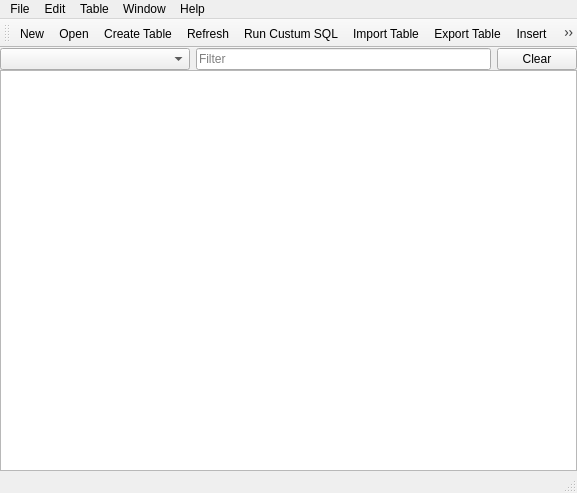
<?xml version="1.0" encoding="UTF-8"?>
<ui version="4.0">
 <class>MainWindow</class>
 <widget class="QMainWindow" name="MainWindow">
  <property name="geometry">
   <rect>
    <x>0</x>
    <y>0</y>
    <width>577</width>
    <height>493</height>
   </rect>
  </property>
  <property name="windowTitle">
   <string>MainWindow</string>
  </property>
  <property name="unifiedTitleAndToolBarOnMac">
   <bool>true</bool>
  </property>
  <widget class="QWidget" name="centralWidget">
   <layout class="QVBoxLayout" name="verticalLayout">
    <property name="spacing">
     <number>0</number>
    </property>
    <property name="margin">
     <number>0</number>
    </property>
    <item>
     <layout class="QHBoxLayout" name="horizontalLayout">
      <item>
       <widget class="QComboBox" name="tableSelect">
        <property name="statusTip">
         <string>Table Select</string>
        </property>
        <property name="sizeAdjustPolicy">
         <enum>QComboBox::AdjustToMinimumContentsLength</enum>
        </property>
        <property name="minimumContentsLength">
         <number>20</number>
        </property>
       </widget>
      </item>
      <item>
       <widget class="QLineEdit" name="sqlLine">
        <property name="toolTip">
         <string>SQL Where Statement</string>
        </property>
        <property name="statusTip">
         <string>SQL Where Statement</string>
        </property>
        <property name="placeholderText">
         <string>Filter</string>
        </property>
       </widget>
      </item>
      <item>
       <widget class="QPushButton" name="buttonClear">
        <property name="text">
         <string>Clear</string>
        </property>
       </widget>
      </item>
     </layout>
    </item>
    <item>
     <widget class="QTableView" name="tableView"/>
    </item>
   </layout>
  </widget>
  <widget class="QMenuBar" name="menuBar">
   <property name="geometry">
    <rect>
     <x>0</x>
     <y>0</y>
     <width>577</width>
     <height>22</height>
    </rect>
   </property>
   <widget class="QMenu" name="menuFile">
    <property name="title">
     <string>File</string>
    </property>
    <addaction name="actionNew"/>
    <addaction name="actionOpen"/>
    <addaction name="actionOpen_In_Memory_Database"/>
    <addaction name="separator"/>
    <addaction name="actionView_in_File_Manager"/>
    <addaction name="actionClose"/>
    <addaction name="actionQuit"/>
   </widget>
   <widget class="QMenu" name="menuTable">
    <property name="title">
     <string>Table</string>
    </property>
    <addaction name="actionCreateTable"/>
    <addaction name="actionImportTable"/>
    <addaction name="actionExport_Table"/>
    <addaction name="actionAttach_Database"/>
    <addaction name="separator"/>
    <addaction name="actionInsert"/>
    <addaction name="actionDelete"/>
    <addaction name="actionRefresh"/>
    <addaction name="actionRun_Custum_SQL"/>
    <addaction name="separator"/>
    <addaction name="actionCommit"/>
    <addaction name="actionRevert"/>
    <addaction name="separator"/>
    <addaction name="actionR_code_to_import"/>
   </widget>
   <widget class="QMenu" name="menuHelp">
    <property name="title">
     <string>Help</string>
    </property>
    <addaction name="actionAbout_Table_View"/>
    <addaction name="actionAbout_Qt"/>
    <addaction name="separator"/>
    <addaction name="actionGo_github"/>
   </widget>
   <widget class="QMenu" name="menuWindow">
    <property name="title">
     <string>Window</string>
    </property>
   </widget>
   <widget class="QMenu" name="menuEdit">
    <property name="title">
     <string>Edit</string>
    </property>
    <addaction name="actionCopy"/>
    <addaction name="separator"/>
    <addaction name="actionPreference"/>
   </widget>
   <addaction name="menuFile"/>
   <addaction name="menuEdit"/>
   <addaction name="menuTable"/>
   <addaction name="menuWindow"/>
   <addaction name="menuHelp"/>
  </widget>
  <widget class="QToolBar" name="mainToolBar">
   <attribute name="toolBarArea">
    <enum>TopToolBarArea</enum>
   </attribute>
   <attribute name="toolBarBreak">
    <bool>false</bool>
   </attribute>
   <addaction name="actionNew"/>
   <addaction name="actionOpen"/>
   <addaction name="actionCreateTable"/>
   <addaction name="actionRefresh"/>
   <addaction name="actionRun_Custum_SQL"/>
   <addaction name="actionImportTable"/>
   <addaction name="actionExport_Table"/>
   <addaction name="actionInsert"/>
   <addaction name="actionDelete"/>
   <addaction name="actionCommit"/>
   <addaction name="actionRevert"/>
  </widget>
  <widget class="QStatusBar" name="statusBar"/>
  <action name="actionOpen">
   <property name="icon">
    <iconset resource="resouces.qrc">
     <normaloff>:/rc/images/document-open.png</normaloff>:/rc/images/document-open.png</iconset>
   </property>
   <property name="text">
    <string>Open</string>
   </property>
   <property name="shortcut">
    <string>Ctrl+O</string>
   </property>
  </action>
  <action name="actionInsert">
   <property name="icon">
    <iconset resource="resouces.qrc">
     <normaloff>:/rc/images/list-add.png</normaloff>:/rc/images/list-add.png</iconset>
   </property>
   <property name="text">
    <string>Insert</string>
   </property>
  </action>
  <action name="actionDelete">
   <property name="icon">
    <iconset resource="resouces.qrc">
     <normaloff>:/rc/images/list-remove.png</normaloff>:/rc/images/list-remove.png</iconset>
   </property>
   <property name="text">
    <string>Delete</string>
   </property>
  </action>
  <action name="actionCommit">
   <property name="icon">
    <iconset resource="resouces.qrc">
     <normaloff>:/rc/images/document-save.png</normaloff>:/rc/images/document-save.png</iconset>
   </property>
   <property name="text">
    <string>Commit</string>
   </property>
  </action>
  <action name="actionQuit">
   <property name="text">
    <string>Quit</string>
   </property>
   <property name="shortcut">
    <string>Ctrl+Q</string>
   </property>
  </action>
  <action name="actionClose">
   <property name="text">
    <string>Close</string>
   </property>
   <property name="shortcut">
    <string>Ctrl+W</string>
   </property>
  </action>
  <action name="actionNew">
   <property name="icon">
    <iconset resource="resouces.qrc">
     <normaloff>:/rc/images/document-new.png</normaloff>:/rc/images/document-new.png</iconset>
   </property>
   <property name="text">
    <string>New</string>
   </property>
   <property name="shortcut">
    <string>Ctrl+N</string>
   </property>
  </action>
  <action name="actionCreateTable">
   <property name="icon">
    <iconset resource="resouces.qrc">
     <normaloff>:/rc/images/window-new.png</normaloff>:/rc/images/window-new.png</iconset>
   </property>
   <property name="text">
    <string>Create Table</string>
   </property>
  </action>
  <action name="actionAbout_Table_View">
   <property name="text">
    <string>About Table View</string>
   </property>
  </action>
  <action name="actionGo_github">
   <property name="text">
    <string>Go to github</string>
   </property>
  </action>
  <action name="actionImportTable">
   <property name="icon">
    <iconset resource="resouces.qrc">
     <normaloff>:/rc/images/toolbar/import.png</normaloff>:/rc/images/toolbar/import.png</iconset>
   </property>
   <property name="text">
    <string>Import Table</string>
   </property>
  </action>
  <action name="actionRevert">
   <property name="icon">
    <iconset resource="resouces.qrc">
     <normaloff>:/rc/images/edit-undo.png</normaloff>:/rc/images/edit-undo.png</iconset>
   </property>
   <property name="text">
    <string>Revert</string>
   </property>
  </action>
  <action name="actionAbout_Qt">
   <property name="text">
    <string>About Qt</string>
   </property>
  </action>
  <action name="actionRun_Custum_SQL">
   <property name="icon">
    <iconset resource="resouces.qrc">
     <normaloff>:/rc/images/utilities-terminal.png</normaloff>:/rc/images/utilities-terminal.png</iconset>
   </property>
   <property name="text">
    <string>Run Custum SQL</string>
   </property>
  </action>
  <action name="actionRefresh">
   <property name="icon">
    <iconset resource="resouces.qrc">
     <normaloff>:/rc/images/view-refresh.png</normaloff>:/rc/images/view-refresh.png</iconset>
   </property>
   <property name="text">
    <string>Refresh</string>
   </property>
  </action>
  <action name="actionExport_Table">
   <property name="icon">
    <iconset resource="resouces.qrc">
     <normaloff>:/rc/images/toolbar/export.png</normaloff>:/rc/images/toolbar/export.png</iconset>
   </property>
   <property name="text">
    <string>Export Table</string>
   </property>
  </action>
  <action name="actionOpen_In_Memory_Database">
   <property name="text">
    <string>Open In Memory Database</string>
   </property>
  </action>
  <action name="actionAttach_Database">
   <property name="text">
    <string>Attach Database</string>
   </property>
  </action>
  <action name="actionCopy">
   <property name="text">
    <string>Copy</string>
   </property>
   <property name="shortcut">
    <string>Ctrl+C</string>
   </property>
  </action>
  <action name="actionView_in_File_Manager">
   <property name="text">
    <string>Open File Location</string>
   </property>
  </action>
  <action name="actionPreference">
   <property name="icon">
    <iconset resource="resouces.qrc">
     <normaloff>:/rc/images/preferences-system.png</normaloff>:/rc/images/preferences-system.png</iconset>
   </property>
   <property name="text">
    <string>Preference...</string>
   </property>
  </action>
  <action name="actionR_code_to_import">
   <property name="text">
    <string>Copy R code to import</string>
   </property>
  </action>
 </widget>
 <layoutdefault spacing="6" margin="11"/>
 <resources>
  <include location="resouces.qrc"/>
 </resources>
 <connections>
  <connection>
   <sender>actionClose</sender>
   <signal>triggered()</signal>
   <receiver>MainWindow</receiver>
   <slot>close()</slot>
   <hints>
    <hint type="sourcelabel">
     <x>-1</x>
     <y>-1</y>
    </hint>
    <hint type="destinationlabel">
     <x>288</x>
     <y>246</y>
    </hint>
   </hints>
  </connection>
 </connections>
</ui>
